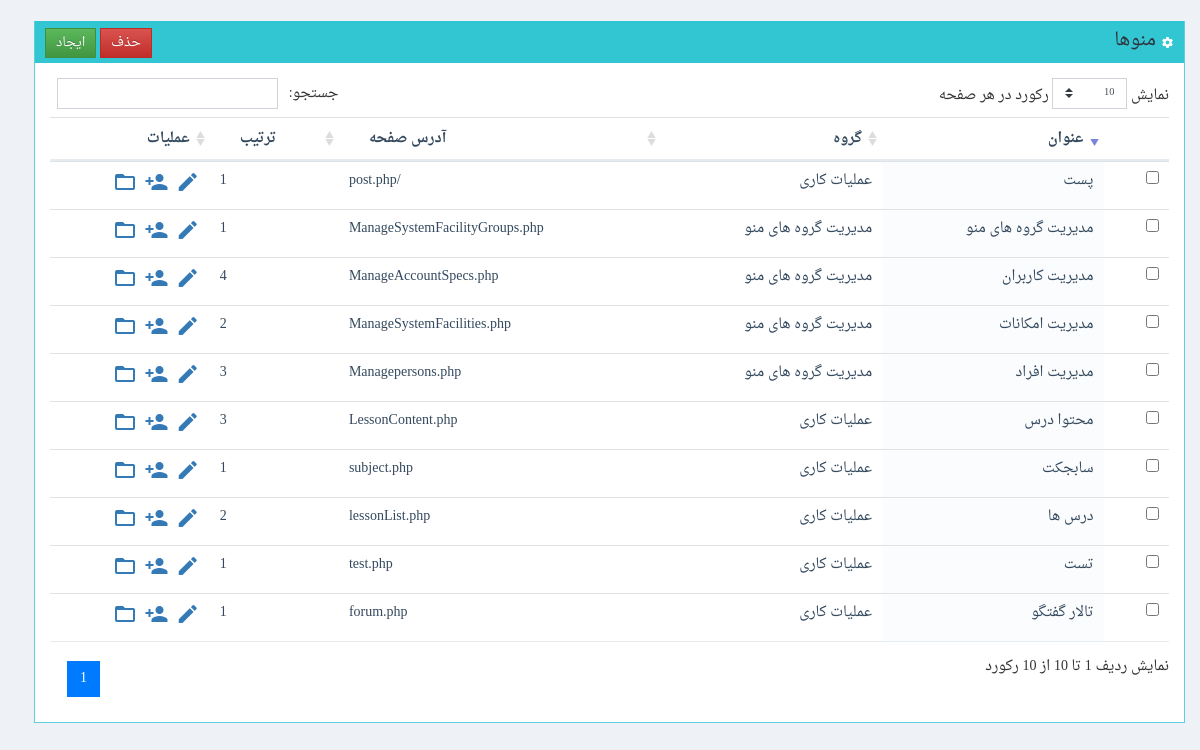
The app's page /www/sadaf/ManageSystemFacilities.php (signed in), older data.
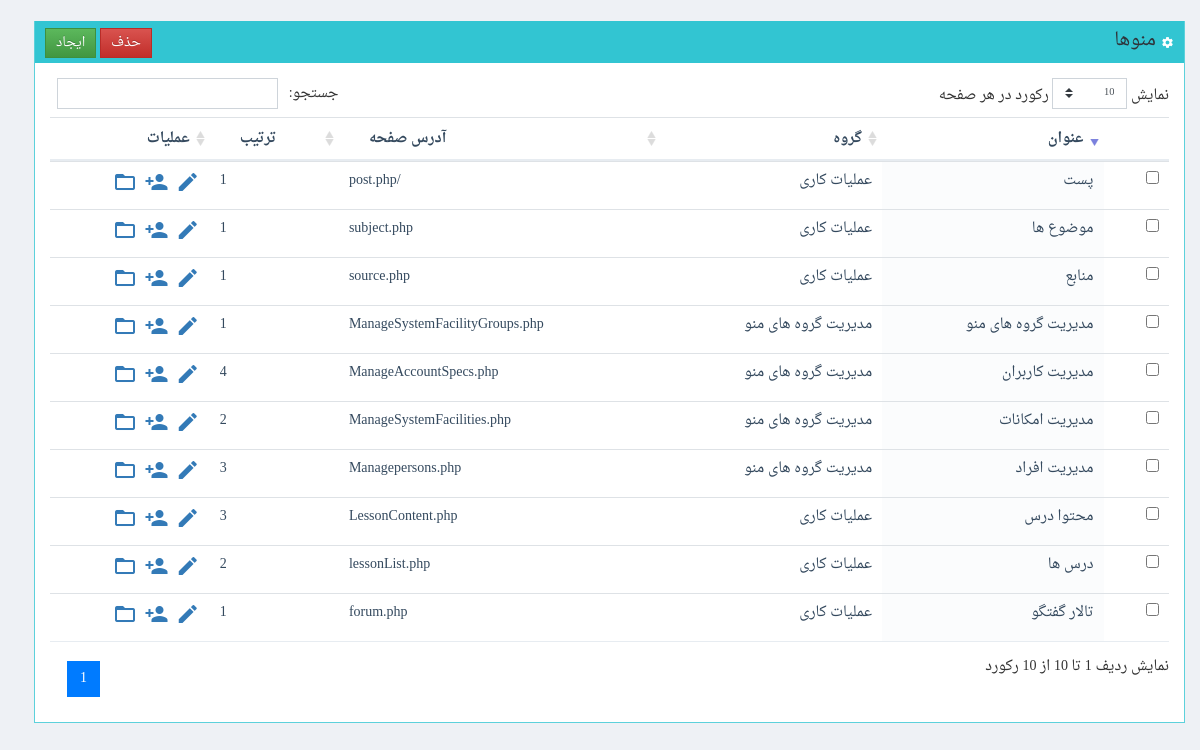
The same page, newer data.
### tables this page shows
CREATE TABLE `systemfacilities` (
  `FacilityID` int(11) NOT NULL AUTO_INCREMENT,
  `FacilityName` varchar(245) DEFAULT NULL,
  `GroupID` int(11) DEFAULT NULL,
  `OrderNo` int(11) DEFAULT NULL,
  `PageAddress` varchar(345) DEFAULT NULL,
  PRIMARY KEY (`FacilityID`)
);

CREATE TABLE `systemfacilitygroups` (
  `GroupID` int(11) NOT NULL AUTO_INCREMENT,
  `GroupName` varchar(145) DEFAULT NULL,
  `OrderNo` int(11) DEFAULT NULL,
  PRIMARY KEY (`GroupID`)
);

### www/shares/pdodb.class.php (called while the page is built, shortened)
<?php
class pdodb {
  private $dsn;
  private $pdo;
  static  $pdoinstance = false;
  private function __construct($_host = "", $_user = "", $_pass = "", $_default_db = "",$_driver="",$debug=self::DEBUG_MODE) {
    $this->dsn = "mysql:dbname=$_default_db;host=$_host";
  }
  public static function getInstance($_host = "", $_user = "", $_pass = "", $_default_db = "",$_driver="") {
    if ("" == $_driver)      $_driver = sys_config::$db_server['driver'];
    if ("" == $_host)        $_host = sys_config::$db_server['host'];
    if ("" == $_user)        $_user = sys_config::$db_server['user'];
    if ("" == $_pass)        $_pass = sys_config::$db_server['pass'];
    if ("" == $_default_db)  $_default_db = sys_config::$db_server['database'];
    if (!@pdodb::$pdoinstance[$_host.$_user.$_default_db]) {
      pdodb::$pdoinstance[$_host.$_user.$_default_db] = new pdodb($_host,$_user,$_pass,$_default_db,$_driver);
    }
    return pdodb::$pdoinstance[$_host.$_user.$_default_db];
  }
  private function connect($_driver = "", $_host = "", $_user = "", $_pass = "", $_default_db = "",$debug=self::DEBUG_MODE) {
    try{
      $this->pdo = new pdo($this->dsn , $_user , $_pass, array(PDO::MYSQL_ATTR_INIT_COMMAND =>  "SET NAMES utf8") );
      return $this->pdo;
    }
    catch (PDOException $e) {
      print (self::PDO_CONNECTION_ERROR);
      print ($e->getMessage());
      if ($debug) $this->backtrace();
      exit();
    }
  }
  function Execute($sqlstr,$fetch_mode=PDO::FETCH_ASSOC,$debug=self::DEBUG_MODE) {
    $trans = array(self::ARABIC_YA => self::PERSIAN_YA , self::ARABIC_KAF => self::PERSIAN_KAF);
    $this->statement = $this->pdo->query(strtr($sqlstr,$trans));
    $error_info = $this->pdo->errorInfo();
    return $this->statement;
  }
}
?>

### www/sadaf/classes/SystemFacilities.class.php (called while the page is built, shortened)
<?php
class manage_SystemFacilities
{
	static function GetList()
	{
		$mysql = pdodb::getInstance();
		$k=0;
		$ret = array();
		$query = "select SystemFacilities.FacilityID
				,SystemFacilities.FacilityName
				,SystemFacilities.GroupID
				,SystemFacilities.OrderNo
				,SystemFacilities.PageAddress
			, l2.GroupName  as l2_GroupName  from sadaf.SystemFacilities
			LEFT JOIN sadaf.SystemFacilityGroups  l2 on (l2.GroupID=SystemFacilities.GroupID)
			order by l2.OrderNo, SystemFacilities.OrderNo ";
		$res = $mysql->Execute($query);
		while($rec=$res->fetch())
		{
			$ret[$k] = new be_SystemFacilities();
			$ret[$k]->FacilityID=$rec["FacilityID"];
			$ret[$k]->FacilityName=$rec["FacilityName"];
			$ret[$k]->GroupID=$rec["GroupID"];
			$ret[$k]->GroupID_Desc=$rec["l2_GroupName"];
			$ret[$k]->OrderNo=$rec["OrderNo"];
			$ret[$k]->PageAddress=$rec["PageAddress"];
			$k++;
		}
		return $ret;
	}
}
?>

### www/sadaf/ManageSystemFacilities.php (the view, shortened to what this page needs)
<?php
include("classes/SystemFacilities.class.php");
HTMLBegin();
?>
<form method="post" id="f1" name="f1" >
<div class="container-fluid">
</form>
<?php
$res = manage_SystemFacilities::GetList();
?>
<br>
		<div class="portlet box green">
		<div class="portlet-title">
			<div class="actions">
				<input type="button" class="btn btn-success btn-sm" onclick="javascript: ResetForm(); $('#DataEntryForm').modal();" value="ایجاد">
				<input type="button" class="btn btn-danger btn-sm" data-toggle="confirmation"
					data-btn-ok-label="بلی"
					data-btn-ok-class="btn-success"
				data-btn-ok-icon-class="material-icons" data-btn-ok-icon-content="check"
				data-btn-cancel-label="خیر" data-btn-cancel-class="btn-danger"
				data-btn-cancel-icon-class="material-icons" data-btn-cancel-icon-content="close"
				data-title="آیا مطمئن هستید؟" data-content=""
				value="حذف">
			</div>
			<div class="caption font-dark">
			<i class="material-icons">settings</i>
				منوها
			</div>
		</div>
		<div class="portlet-body">
			<form id="ListForm" name="ListForm" method="post">
			<table id="FacilityListTable" class="table ">
			<thead>
				<th>&nbsp;</th>
				<th>عنوان</th>
				<th>گروه</th>
				<th>آدرس صفحه</th>
				<th>ترتیب</th>
				<th>عملیات</th>
			</thead>
			<tbody>
			<?
			for($k=0; $k<count($res); $k++)
			{
				echo "<tr>";
				echo "<td>";
				echo "<input type=\"checkbox\" name=\"ch_".$res[$k]->FacilityID."\">";
				echo "</td>";
				echo "	<td>".htmlentities($res[$k]->FacilityName, ENT_QUOTES, 'UTF-8')."</td>";
				echo "	<td>".$res[$k]->GroupID_Desc."</td>";
				echo "	<td>".htmlentities($res[$k]->PageAddress, ENT_QUOTES, 'UTF-8')."</td>";
				echo "	<td>".htmlentities($res[$k]->OrderNo, ENT_QUOTES, 'UTF-8')."</td>";
				echo "<td>";
				echo "<a href=\"javascript: SetRecordForUpdate(".$res[$k]->FacilityID.");\" >";
				echo "<i class='material-icons' data-toggle=\"tooltip\" data-placement=\"top\" title=\"ویرایش\" >edit</i>";
				echo "</a>";
				echo "<a  href='javascript: void(0)' onclick='ShowUsersList(".$res[$k]->FacilityID .")'>";
				echo "<i class='material-icons' data-toggle=\"tooltip\" data-placement=\"top\" title=\"کاربران\" >person_add</i>";
				echo "</a>";
				echo "<a  target=\"_blank\" href='ManageFacilityPages.php?FacilityID=".$res[$k]->FacilityID ."'>";
				echo "<i class='material-icons' data-toggle=\"tooltip\" data-placement=\"top\" title=\"صفحات\" >folder_open</i>";
				echo "</a>";
				echo "</td>";
				echo "</tr>";
			}
			?>
			</tbody>
			</table>
		</div>
	</div>
</html>

### www/shares/UI.inc.php (shortened to what this page needs)
<?php
	function HTMLBegin($bgcolor = '#C8DEF0')
	{
		echo "<!doctype html>
		<html lang=\"en\">
		  <head>
			<meta charset=\"utf-8\">
			<meta name=\"viewport\" content=\"width=device-width, initial-scale=1, shrink-to-fit=no\">
			<link rel=\"stylesheet\" href=\"css/bootstrap.css\">
			<link rel=\"stylesheet\" href=\"css/font-awesome.min.css\">
			<link rel=\"stylesheet\" href=\"css/lessonContent.css\">
			<link rel=\"stylesheet\" href=\"css/jquery-ui.css\">
			<link rel=\"stylesheet\" href=\"css/bootstrap-theme.css\" />
			<link href=\"plugins/datatables/datatables.css\" rel=\"stylesheet\" type=\"text/css\" />
			<link href=\"plugins/datatables/plugins/bootstrap/datatables.bootstrap-rtl.css\" rel=\"stylesheet\" type=\"text/css\" />
			<link rel=\"stylesheet\" href=\"css/jquery.Bootstrap-PersianDateTimePicker.css\" />
			<link rel=\"stylesheet\" href=\"css/bootstrap-switch.css\" />
			<link rel=\"stylesheet\" href=\"css/components-rtl.css\" />
			<link rel=\"stylesheet\" href=\"css/plugins-rtl.css\" />
			<link rel=\"stylesheet\" href=\"css/lab.css\" />
			<script src=\"js/jquery-3.3.1.min.js\"></script>
			<script src=\"js/popper.min.js\"></script>
			<script src=\"js/bootstrap.min.js\"></script>
			<script src=\"js/jquery-ui.js\"></script>
			<script src=\"js/jquery.dataTables.min.js\"></script>
			<script src=\"js/dataTables.bootstrap4.min.js\"></script>
			<script src=\"js/bootstrap-confirmation.min.js\"></script>
			<script src=\"js/bootstrap-switch.min.js\"></script>
			<script src=\"js/general-sadaf.js\"></script>
			<title></title>
		  </head>
		<body class='page-content'>";
	}
?>

### www/sadaf/css/plugins-rtl.css (style rules this page uses)
table.dataTable thead th, table.dataTable thead td { padding: 10px 20px; border-bottom: 2px solid #e7ecf1; outline: none !important; }
table.dataTable.no-footer { border-bottom-color: #e7ecf1; }
table.dataTable td.sorting_1, table.dataTable td.sorting_2, table.dataTable td.sorting_3, table.dataTable th.sorting_1, table.dataTable th.sorting_2, table.dataTable th.sorting_3 { background: #fbfcfd !important; }
table.dataTable thead .sorting, table.dataTable thead .sorting_asc, table.dataTable thead .sorting_desc, table.dataTable thead .sorting_asc_disabled, table.dataTable thead .sorting_desc_disabled { cursor: pointer; }
table.dataTable thead .sorting:after, table.dataTable thead .sorting_asc:after, table.dataTable thead .sorting_desc:after, table.dataTable thead .sorting_asc_disabled:after, table.dataTable thead .sorting_desc_disabled:after { display: none; }
table.dataTable thead .sorting { background: url("../images/sort_both.png") no-repeat center right; }
table.dataTable thead .sorting_desc { background: url("../images/sort_desc.png") no-repeat center right; }

### www/sadaf/css/lab.css (style rules this page uses)
* { font-family:DroidNaskh,verdana,tahoma }
.material-icons { font-family: 'Material Icons'; font-weight: normal; font-style: normal; font-size: 24px; line-height: 1; letter-spacing: normal; text-transform: none; display: inline-block; white-space: nowrap; word-wrap: normal; direction: ltr; -moz-font-feature-settings: 'liga'; -moz-osx-font-smoothing: grayscale; }
table { direction: rtl; }
.align-left { text-align:left }
.page-content { background: #eef1f5; margin-right: 0px; margin-left: 19px; margin-top: 0px; margin-bottom: 0px; }

Row changes from the older to the newer data that the page shows:
removed systemfacilities: FacilityName "تست", GroupID.GroupName "عملیات کاری", PageAddress "test.php", OrderNo "1"
shown differently, row unchanged: systemfacilities "تالار گفتگو": moves up the list
added systemfacilities: FacilityName "منابع", GroupID.GroupName "عملیات کاری", PageAddress "source.php", OrderNo "1"
changed systemfacilities "subject.php": FacilityName "سابجکت" → "موضوع ها"
